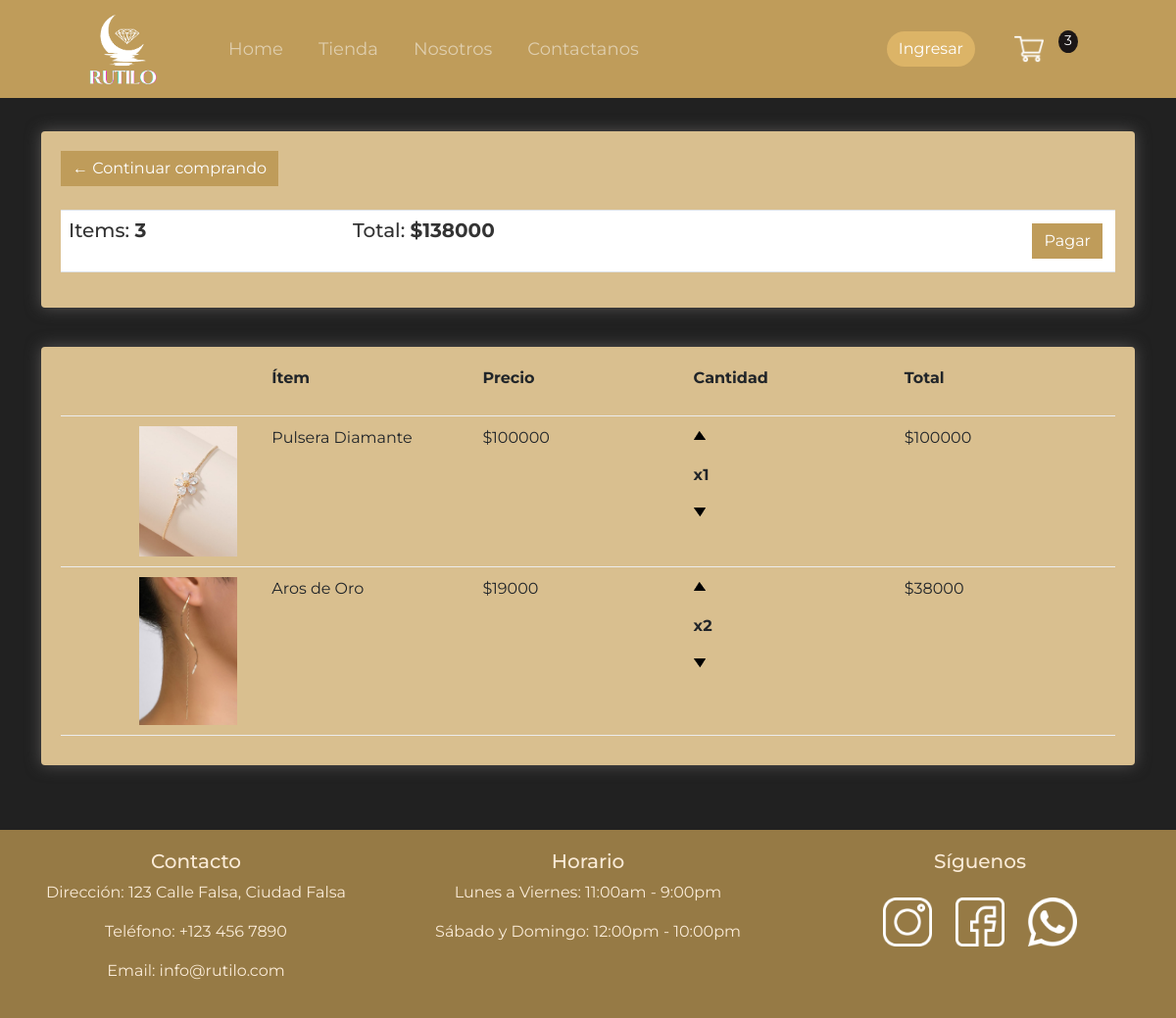
The app's page /cart/ (signed in) with its own data.
### store/models.py (models this page shows, shortened)
class Order(models.Model):
    customer= models.ForeignKey(Customer, on_delete = models.SET_NULL, null = True, blank = True)
    date_ordered = models.DateTimeField(auto_now_add = True)
    complete = models.BooleanField(default=False, null=True, blank=False)
    transaction_id = models.CharField(max_length = 200, null = True)
    @property
    def get_cart_total(self):
        orderitems = self.orderitem_set.all()
        total = sum([item.get_total for item in orderitems])
        return float(total)
    @property
    def get_cart_items(self):
        orderitems = self.orderitem_set.all()
        total = sum([item.quantity for item in orderitems])
        return total

class OrderItem(models.Model):
    product= models.ForeignKey(Product, on_delete = models.SET_NULL, null = True, blank=True)
    order = models.ForeignKey(Order, on_delete = models.SET_NULL, null = True, blank=True)
    quantity = models.IntegerField(default=0, null=True, blank=True)
    date_added = models.DateTimeField(auto_now_add=True)
    @property
    def get_total(self):
        total = self.product.price * self.quantity
        return total

class Product(models.Model):
    name = models.CharField(max_length = 200, null = True)
    price = models.IntegerField ()
    digital = models.BooleanField(default = False, null=True, blank = False)
    image = models.ImageField(null=True, blank=True)
    @property
    def imageURL(self):
        try:
            url = self.image.url
        except:
            url = ''
        return url

### store/views.py (the view)
# urls.py: path('cart/', views.cart, name="cart"),
def cart(request):
    data = cartData(request)
    cartItems = data['cartItems']
    order = data['order']
    items = data['items']
    context = {'items':items, 'order': order, 'cartItems':cartItems}
    return render(request, 'store/cart.html', context)

### store/utils.py (called while the page is built)
def cartData(request):
    if request.user.is_authenticated:
        customer = request.user.customer
        order, created = Order.objects.get_or_create(customer = customer, complete=False)
        items = order.orderitem_set.all()
        cartItems=order.get_cart_items
    else:
        cookieData = cookieCart(request)
        cartItems = cookieData['cartItems']
        order = cookieData['order']
        items = cookieData['items']
    return {'cartItems': cartItems, 'order': order, 'items': items}

### store/templates/store/cart.html
{% extends 'store/main.html'%}
{% load static %}
{% block content %}
<div class="row">
    <div class="col-lg-12">
        <div class="box-element2">
            <a class="btn btn-outline-dark" href="{% url 'store' %}">&#x2190; Continuar comprando</a>
            <br>
            <br>
            <table class="table">
                <tr>
                    <th><h5>Items: <strong>{{order.get_cart_items}}</strong></h5></th>
                    <th><h5>Total: <strong>${{order.get_cart_total|floatformat:-1}}</strong></h5></th>
                    <th>
                        <a style="float: right; margin:5px;" class="btn btn-success" href="{% url 'checkout' %}">Pagar</a>
                    </th>
                </tr>
            </table>
        </div>
        <br>
        <div class="box-element2">
            <div class="cart-row">
                <div style="flex: 2;" ></div>
                <div style="flex: 2;" ><p class="carro-items">Ítem</p class="carro-item"></div>
                <div style="flex: 2;" ><p class="carro-item">Precio</p class="carro-item"></div>
                <div style="flex: 2;" ><p class="carro-item">Cantidad</p class="carro-item"></div>
                <div style="flex: 2;" ><p class="carro-item">Total</p class="carro-item"></div>
            </div>
            {% for item in items %}
            <div class="cart-row">
                <div style="flex: 1;" ><img class="row-image" src="{{item.product.imageURL}}" alt=""></div>
                <div style="flex: 1;" ><p>{{item.product.name}}</p></div>
                <div style="flex: 1;" ><p>${{item.product.price|floatformat:-1}}</p></div>
                <div style="flex: 1;" >
                    <div class="quantity">
                        <img data-product={{item.product.id}} data-action="add" class="chg-quantity update-cart" src="{% static 'images/arrow-up.png' %}" alt=" flecha arriba">
                        <p class="quantity"><br>x{{item.quantity}}</p>
                        <img data-product={{item.product.id}} data-action="remove" class="chg-quantity update-cart" src="{% static 'images/arrow-down.png' %}" alt=" flecha abajo">
                    </div>
                </div>
                <div style="flex: 1;" ><p>${{item.get_total }}</p></div>
            </div>
            {% endfor %}
        </div>
    </div>
</div>
{% endblock content%}

### static/css/dise.css (style rules this page uses)
body { background-color: hsl(0, 0%, 13%); font-family: "Montserrat", sans-serif; }
h1, h2, h3, h4, h5, h6 { color: hsl(0, 0%, 20%); }
.box-element2 { box-shadow: hsl(0, 1%, 33%) 0 0 16px; background-color: #D9BF8F; border-radius: 4px; margin-bottom: 1rem; padding: 20px; width: 100%; }
.carro-item { font-weight: bold; }
.carro-items { font-weight: bold; }
.col-lg-4, .col-lg-6, .col-lg-8, .col-lg-12 { margin-top: 10px; }
.btn { background-color: #bf9c5a; border-radius: 0; display: inline-block; border: none; color: white; }
.row-image { width: 100px; margin-left: 80px; }
.cart-row { display: flex; align-items: flex-stretch; padding-bottom: 10px; margin-bottom: 10px; border-bottom: 1px solid #ececec; }
.quantity { display: inline-block; font-weight: 700; padding-right: 10px; }
.chg-quantity { width: 12px; cursor: pointer; display: block; margin-top: 5px; transition: .1s; }

### records on screen
Order: get_cart_items "3", get_cart_total "138000"
OrderItem: product.imageURL (picture), product.name "Pulsera Diamante", product.price "100000", quantity "1", get_total "100000"
OrderItem: product.imageURL (picture), product.name "Aros de Oro", product.price "19000", quantity "2", get_total "38000"

### other values on screen
{{ cartItems }} "3"
